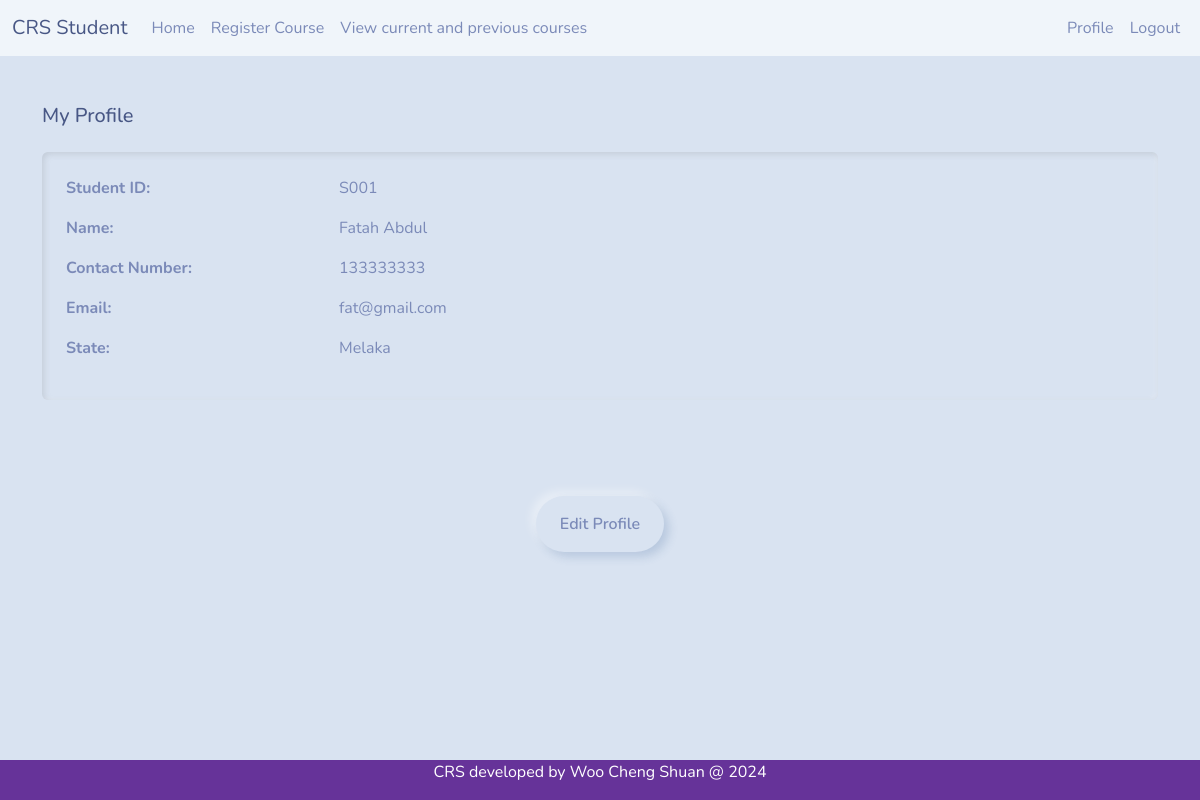
/profile.php (signed in), run on an earlier commit of the app's database.
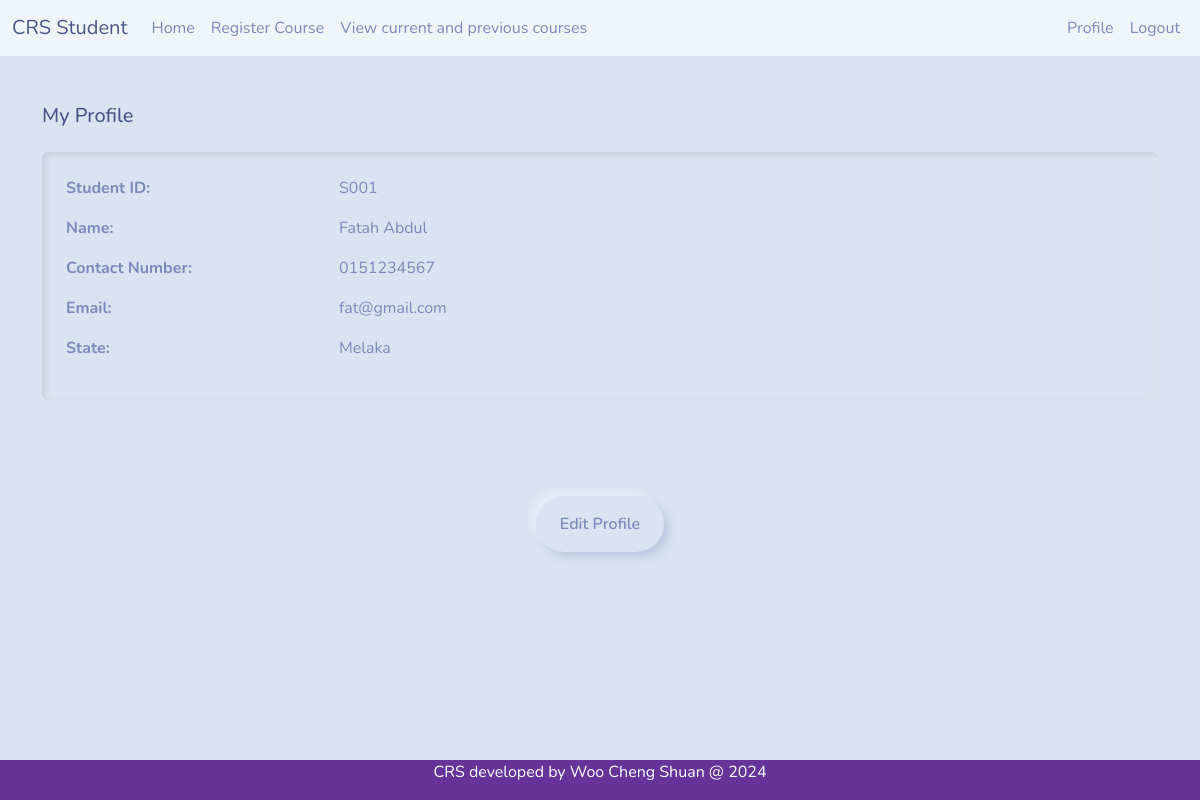
And on a later commit of the database.
### tables this page shows
CREATE TABLE `tb_user` (
  `u_sno` varchar(10) NOT NULL,
  `u_pwd` varchar(255) DEFAULT NULL,
  `u_name` varchar(50) NOT NULL,
  `u_contact` varchar(20) DEFAULT NULL,
  `u_state` varchar(20) NOT NULL,
  `u_req` timestamp NULL DEFAULT NULL,
  `u_email` varchar(30) NOT NULL,
  `u_utype` int(11) NOT NULL
);

### profile.php (the view, shortened to what this page needs)
<?php
include 'headerstudent.php';
include 'dbconnect.php';
$uic = $_SESSION['active_user'];
$sql = "SELECT * FROM tb_user WHERE u_sno = '$uic'";
$result = mysqli_query($con, $sql);
$user = mysqli_fetch_assoc($result);
?>
<div class="container">
  <br><br>
  <h5>My Profile</h5>
  <div class="card mt-4">
    <div class="card-body">
      <div class="row mb-3">
        <div class="col-sm-3">
          <strong>Student ID:</strong>
        </div>
        <div class="col-sm-9">
          <?php echo htmlspecialchars($user['u_sno']); ?>
        </div>
      </div>
      <div class="row mb-3">
        <div class="col-sm-3">
          <strong>Name:</strong>
        </div>
        <div class="col-sm-9">
          <?php echo htmlspecialchars($user['u_name']); ?>
        </div>
      </div>
      <div class="row mb-3">
        <div class="col-sm-3">
          <strong>Contact Number:</strong>
        </div>
        <div class="col-sm-9">
          <?php echo htmlspecialchars($user['u_contact']); ?>
        </div>
      </div>
      <div class="row mb-3">
        <div class="col-sm-3">
          <strong>Email:</strong>
        </div>
        <div class="col-sm-9">
          <?php echo htmlspecialchars($user['u_email']); ?>
        </div>
      </div>
      <div class="row mb-3">
        <div class="col-sm-3">
          <strong>State:</strong>
        </div>
        <div class="col-sm-9">
          <?php echo htmlspecialchars($user['u_state']); ?>
        </div>
      </div>
    </div>
  </div>
  <br><br><br><br>
</div>
<div class="container">
  <div class="text-center">
    <button type="button" class="btn btn-primary" data-bs-toggle="modal" data-bs-target="#editProfileModal">
      Edit Profile
    </button>
  </div>
</div>
<?php include 'footer.php';?>

What changed in the data, as far as the page shows it:
changed tb_user "Fatah Abdul": u_contact "133333333" → "0151234567"
